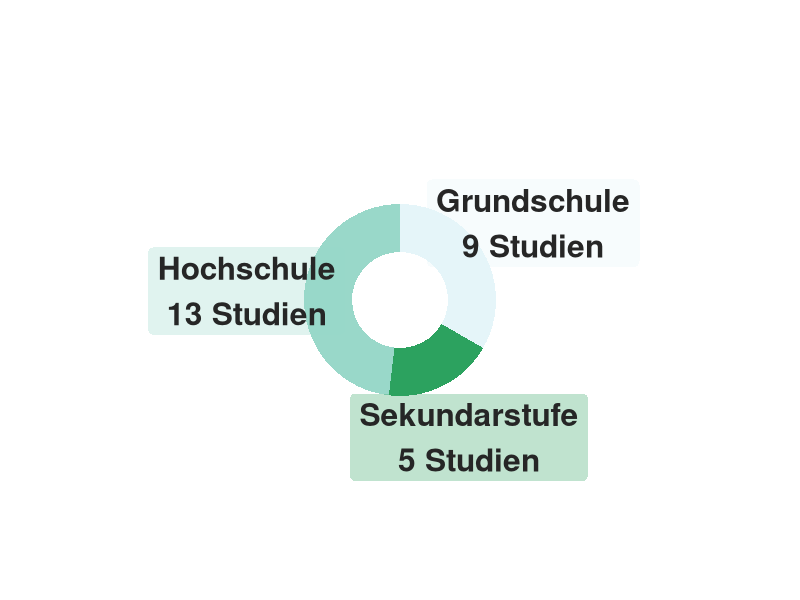
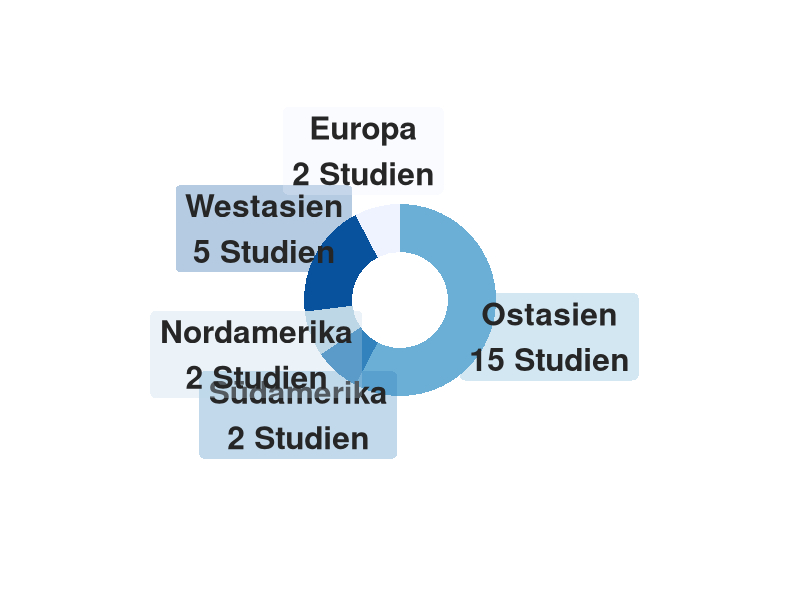
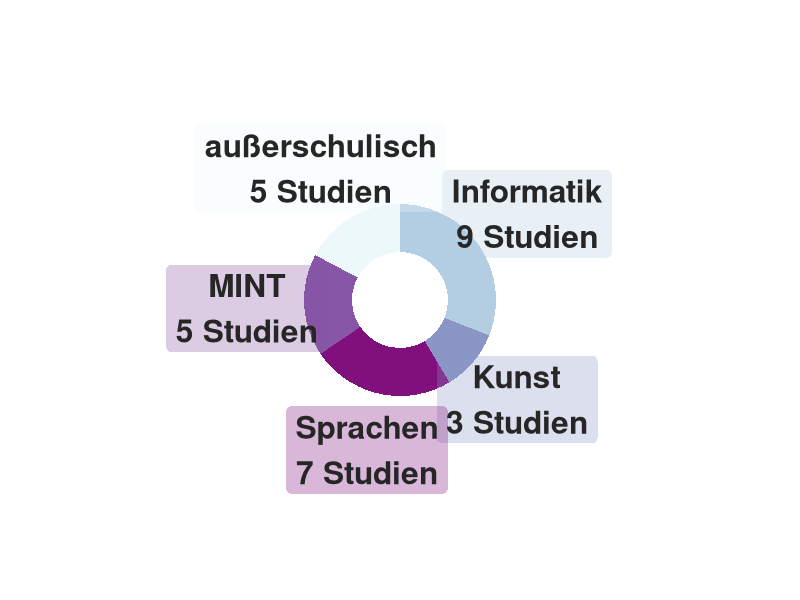
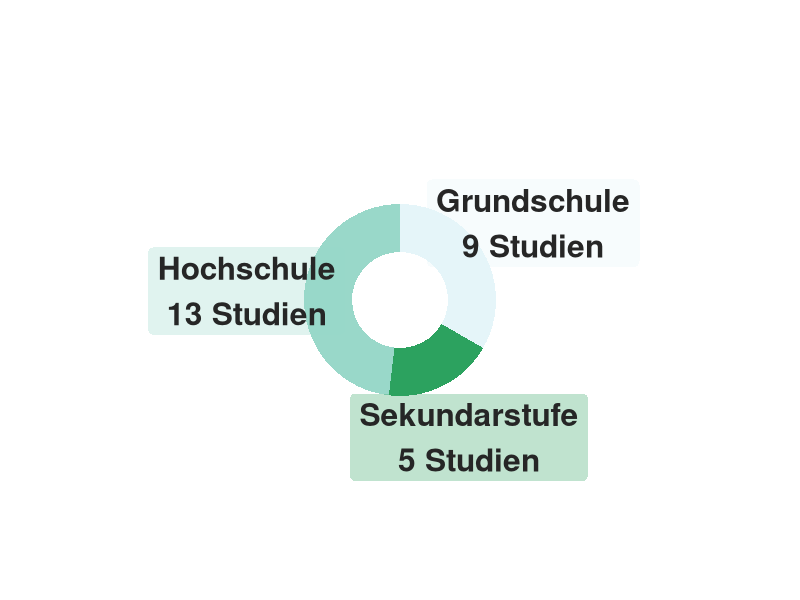
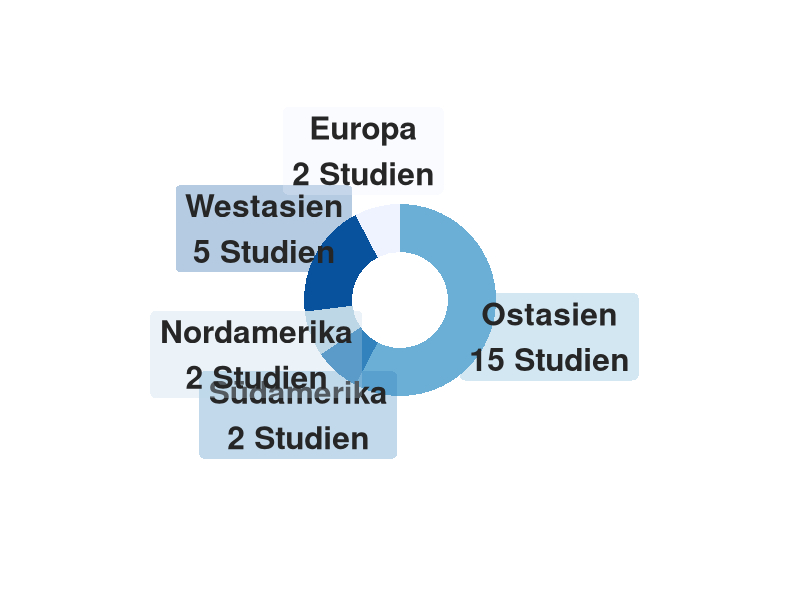
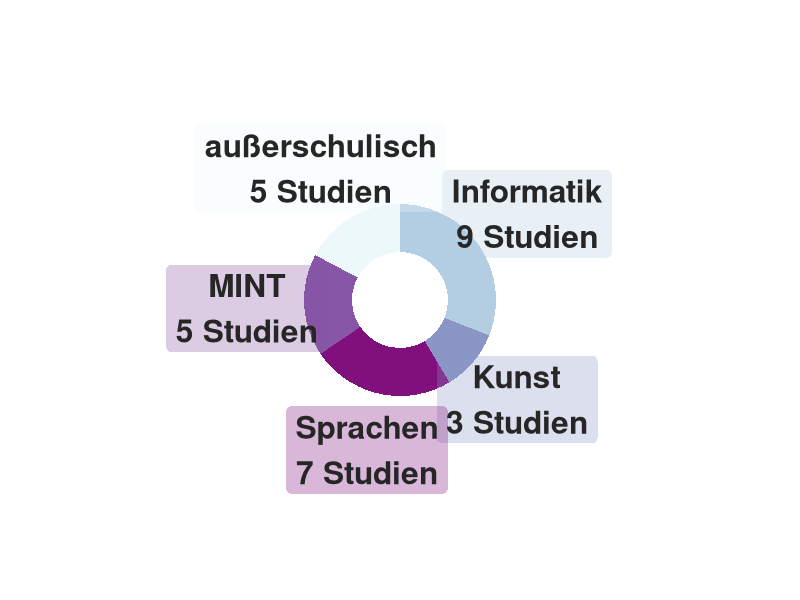

Source code (R) for these figures, in order:
library(ggplot2)

# Create test data.
data <- data.frame(
  category=c("Grundschule",    # 1st category
             "Sekundarstufe",    # 2nd category 
             "Hochschule"     # 3rd category
             ),
  count=c(9,        # 1st count
          5,        # 2nd count 
          13         # 3rd count
          )
)

# Compute percentages
data$fraction <- data$count / sum(data$count)

# Compute the cumulative percentages (top of each rectangle)
data$ymax <- cumsum(data$fraction)

# Compute the bottom of each rectangle
data$ymin <- c(0, head(data$ymax, n=-1))

# Compute label position
data$labelPosition <- (data$ymax + data$ymin) / 2

# Compute a good label
data$label <- paste0(data$category, "\n", data$count, " Studien")

# Make the plot
ggplot(data, aes(ymax=ymax, ymin=ymin, xmax=4, xmin=3, fill=category)) +
  geom_rect() +
  geom_label( x=5.2, aes(y=labelPosition, label=label, fontface = "bold"), 
              size=8, 
              # fill = NA, 
              label.size = NA, 
              alpha = .3,
              color = "gray15") +
  scale_fill_brewer(palette=2) +
  coord_polar(theta="y") +
  xlim(c(2, 7)) +
  theme_void() +
  theme(legend.position = "none")

ggsave("www/gam_age_tmp.jpg",
       width = 10,
       height = 10,
       units = "mm",
       scale = 22,
       dpi = 250)

####################################################


# Create test data.
data <- data.frame(
  category=c("Ostasien",       # 1st category
             "Südamerika",      # 2nd category 
             "Nordamerika",    # 3rd category
             "Westasien",    # 4th category
             "Europa"    # 5th category
  ),
  count=c(15,       # 1st count
          2,        # 2nd count 
          2,        # 3rd count
          5,        # 4rd count
          2         # 5rd count
  )
)

# Compute percentages
data$fraction <- data$count / sum(data$count)

# Compute the cumulative percentages (top of each rectangle)
data$ymax <- cumsum(data$fraction)

# Compute the bottom of each rectangle
data$ymin <- c(0, head(data$ymax, n=-1))

# Compute label position
data$labelPosition <- (data$ymax + data$ymin) / 2

# Compute a good label
data$label <- paste0(data$category, "\n", data$count, " Studien")


# Make the plot
ggplot(data, aes(ymax=ymax, ymin=ymin, xmax=4, xmin=3, fill=category)) +
  geom_rect() +
  geom_label( x=5.2, aes(y=labelPosition, label=label, fontface = "bold"), 
              size=8, 
              # fill = NA, 
              label.size = NA, 
              alpha = .3,
              color = "gray15") +
  scale_fill_brewer(palette=1) +
  coord_polar(theta="y") +
  xlim(c(2, 7)) +
  theme_void() +
  theme(legend.position = "none")


ggsave("www/gam_loc_tmp.jpg",
       width = 10,
       height = 10,
       units = "mm",
       scale = 22,
       dpi = 250)
####################################################


# Create test data.
data <- data.frame(
  category=c("Informatik",       # 1st category
             "Kunst",      # 2nd category 
             "Sprachen",    # 3rd category
             "MINT",    # 4th category
             "außerschulisch"    # 5th category
  ),
  count=c(9,       # 1st count
          3,        # 2nd count 
          7,        # 3rd count
          5,        # 4rd count
          5         # 5rd count
  )
)

# Compute percentages
data$fraction <- data$count / sum(data$count)

# Compute the cumulative percentages (top of each rectangle)
data$ymax <- cumsum(data$fraction)

# Compute the bottom of each rectangle
data$ymin <- c(0, head(data$ymax, n=-1))

# Compute label position
data$labelPosition <- (data$ymax + data$ymin) / 2

# Compute a good label
data$label <- paste0(data$category, "\n", data$count, " Studien")

# Make the plot
ggplot(data, aes(ymax=ymax, ymin=ymin, xmax=4, xmin=3, fill=category)) +
  geom_rect() +
  geom_label( x=5.2, aes(y=labelPosition, label=label, fontface = "bold"), 
              size=8, 
              # fill = NA, 
              label.size = NA, 
              alpha = .3,
              color = "gray15") +
  scale_fill_brewer(palette=3) +
  coord_polar(theta="y") +
  xlim(c(2, 7)) +
  theme_void() +
  theme(legend.position = "none")

ggsave("www/gam_sub_tmp.jpg",
       width = 10,
       height = 10,
       units = "mm",
       scale = 22,
       dpi = 250)
